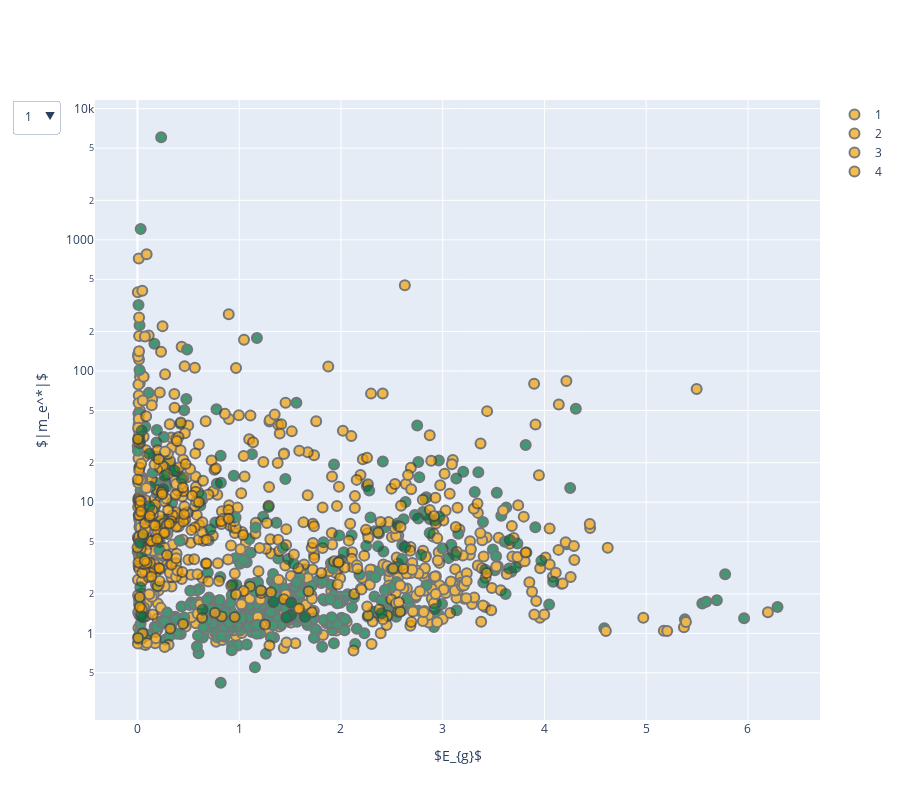

The notebook cell this image was saved under:
### Markdown cell above
## Electron Effective Masses against Bandgap Energies

### Code cell
import copy
fig = go.Figure()

sorted_keys = list(sorted(df_categorized.keys()))
display_this=[False for _ in sorted_keys]
button_list=[]

for i,k in enumerate(sorted_keys):
    fig.add_trace(go.Scatter(x=df_categorized[k]['Eg'],
                             y=df_categorized[k]['m_e'],
                             #visible=True,
                             opacity=0.7,
                             marker=dict(size=12,color=df_categorized[k]['color']),
                             marker_symbol='circle',#name=col,
                             text=df_categorized[k]['system'],
                             name=k
                            )
                 )
    _display_this = copy.deepcopy(display_this)
    _display_this[i] = True
    button_list.append(dict(label = k,
                            method = 'update',
                              args = [{'visible': _display_this},
                                      {'showlegend':False}]))



fig.update_layout(width=900, height=800,
    updatemenus=[go.layout.Updatemenu(
        active=0,
        buttons=button_list)])
    
    
fig.update_xaxes(title_text='$E_{g}$')
fig.update_yaxes(title_text='$|m_e^*|$',type='log')
fig.update_traces(mode='markers', marker_line_width=2, marker_size=10)
fig.show()

### Figure 1 — Plotly figure (JSON) as saved in the notebook; plotly's stock layout.template omitted (floating-point values rounded to 4 significant figures; data arrays with more than 128 entries replaced by an {"elided": "..."} marker saying what was removed)
{"data": [{"marker": {"color": {"elided": "704 str values"}, "line": {"width": 2}, "size": 10, "symbol": "circle"}, "mode": "markers", "name": "1", "opacity": 0.7, "text": {"elided": "704 str values"}, "type": "scatter", "x": {"elided": "704 float values"}, "y": {"elided": "704 float values"}}, {"marker": {"color": {"elided": "227 str values"}, "line": {"width": 2}, "size": 10, "symbol": "circle"}, "mode": "markers", "name": "2", "opacity": 0.7, "text": {"elided": "227 str values"}, "type": "scatter", "x": {"elided": "227 float values"}, "y": {"elided": "227 float values"}}, {"marker": {"color": {"elided": "171 str values"}, "line": {"width": 2}, "size": 10, "symbol": "circle"}, "mode": "markers", "name": "3", "opacity": 0.7, "text": {"elided": "171 str values"}, "type": "scatter", "x": {"elided": "171 float values"}, "y": {"elided": "171 float values"}}, {"marker": {"color": {"elided": "134 str values"}, "line": {"width": 2}, "size": 10, "symbol": "circle"}, "mode": "markers", "name": "4", "opacity": 0.7, "text": {"elided": "134 str values"}, "type": "scatter", "x": {"elided": "134 float values"}, "y": {"elided": "134 float values"}}], "layout": {"height": 800, "updatemenus": [{"active": 0, "buttons": [{"args": [{"visible": [true, false, false, false]}, {"showlegend": false}], "label": "1", "method": "update"}, {"args": [{"visible": [false, true, false, false]}, {"showlegend": false}], "label": "2", "method": "update"}, {"args": [{"visible": [false, false, true, false]}, {"showlegend": false}], "label": "3", "method": "update"}, {"args": [{"visible": [false, false, false, true]}, {"showlegend": false}], "label": "4", "method": "update"}]}], "width": 900, "xaxis": {"title": {"text": "$E_{g}$"}}, "yaxis": {"title": {"text": "$|m_e^*|$"}, "type": "log"}}}
